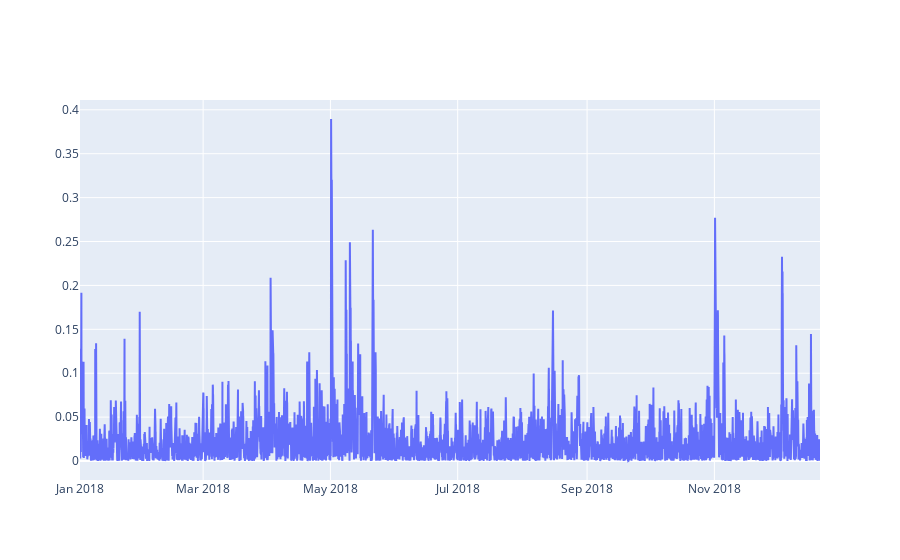

The code cell stored with this chart in its notebook:
### Markdown cell above
Pour inspecter dynamiquement des visualisations, la librairie plotly se révèle très utile.
Ci-dessous vous pouvez identifier les jours et heures qui présentent les erreurs les plus importantes pour ensuite imaginer ce qui a pu pêcher.

### Code cell
iplot([{"x": y_test_full['ds'], "y": relative_error_on_test}])

### Figure 1 — Plotly figure (JSON) as saved in the notebook; plotly's stock layout.template omitted (floating-point values rounded to 4 significant figures; data arrays with more than 128 entries replaced by an {"elided": "..."} marker saying what was removed)
{"data": [{"type": "scatter", "x": {"elided": "8512 str values"}, "y": {"elided": "8512 float values"}}], "layout": {}}
